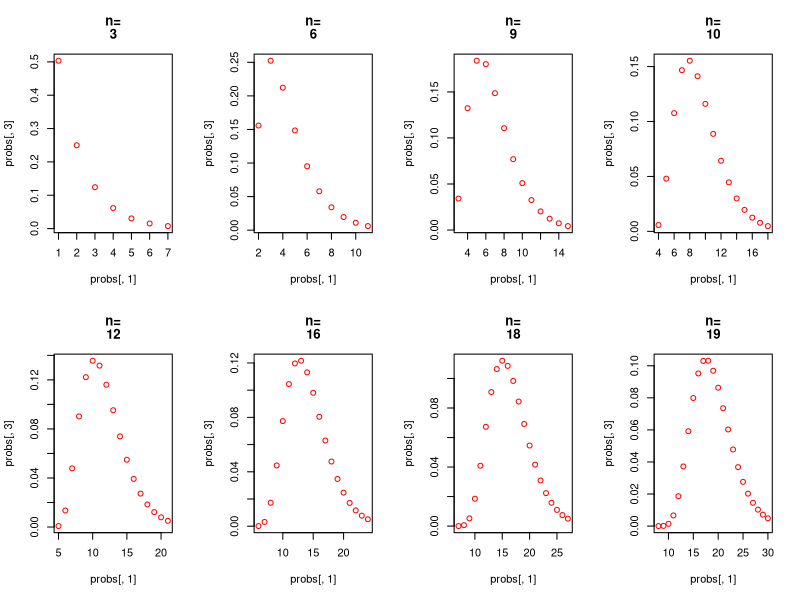

Generate this figure with R:

# set parameters to plot, we should have the number of haplotypes
# know the real number of samples
# and have haplotype diversity from the original field population

numhaps<-c(1,2,3,4,5,6,7,8)
numSamp<-c(3,6,9,10,12,16,18,19)
Hapdiv=0.7 #minvalue 0.001 if no information; this is PRIOR information

# set plot space depending number of datasets
par(mfrow=c(2,4))

# loop through all the haplotypes and generate plots
for(i in 1:length(numhaps)){
x=1
cdf=0
indprob=0
array<-NULL
while (cdf<0.99) {
  cdfprev<-cdf
  #  cdf<-pgamma(x,1,Hapdiv) 
  #  if use 1 as shape parameter keeping shape parameter constant doesn't account for increased variance (?) as numhaps go up, 
  #  e.g. error may be higher as you observe more...once it is working run it by somebody mathier.
  cdf<-pgamma(x,numhaps[i],Hapdiv) #might be that numhaps is actually the shape parameter!!!! or: something else...non-gamma.
  indprob<-cdf-cdfprev
    
  happrob<-numhaps[i]+(x-1)
  array<-c(array,happrob)
  array<-c(array,cdf)
  array<-c(array,indprob)
  #  print(happrob)
  #  print(cdf)
  x=x+1
   
  }
probs<-t(matrix(array,nrow=3))
probs
title<-paste(c("n=",numSamp[i]))
plot(probs[,1],probs[,3],col='red',main=title)
}
